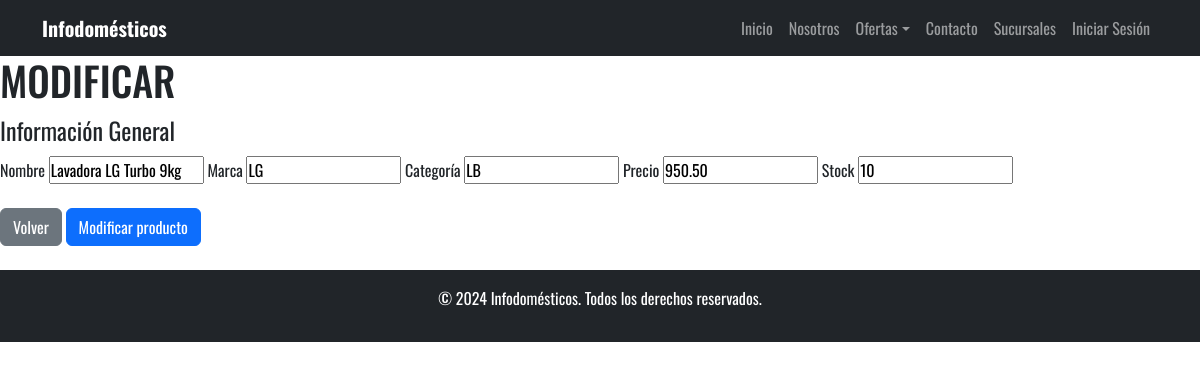
Page /admin/producto/actualizar.php?cod=2 on the committed database.
### tables this page shows
CREATE TABLE `producto` (
  `idproducto` int(11) NOT NULL,
  `nombre` varchar(100) NOT NULL,
  `marca` varchar(50) NOT NULL,
  `categoria` varchar(50) NOT NULL,
  `precio` decimal(10,2) NOT NULL,
  `stock` int(11) NOT NULL,
  `estado` enum('activo','inactivo') NOT NULL
);

### admin/producto/actualizar.php (the view, shortened to what this page needs)
<?php
$idp = $_GET['cod'] ?? null;
$db = conectarDB();
$consql = "SELECT * FROM producto WHERE idproducto = ?";
$stmt = mysqli_prepare($db, $consql);
mysqli_stmt_bind_param($stmt, 'i', $idp);
mysqli_stmt_execute($stmt);
$res = mysqli_stmt_get_result($stmt);
$reg = mysqli_fetch_array($res);
include "../../includes/templates/header.php";
?>
<main class="contenedor seccion">
    <h1>MODIFICAR</h1>
    <?php if ($reg): ?>
        <form method="post" action='' class="formulario">
            <fieldset>
                <legend>Información General</legend>
                <label for="nom">Nombre</label>
                <input type="text" name="nom" id="nom" value="<?php echo htmlspecialchars($reg['nombre']); ?>">
                <label for="pat">Marca</label>
                <input type="text" name="mrc" id="mrc" value="<?php echo htmlspecialchars($reg['marca']); ?>">
                <label for="mat">Categoría</label>
                <input type="text" name="cat" id="cat" value="<?php echo htmlspecialchars($reg['categoria']); ?>">
                <label for="mat">Precio</label>
                <input type="number" name="prc" step="0.01" id="prc" value="<?php echo htmlspecialchars(number_format($reg['precio'], 2, '.', '')); ?>">
                <label for="tel">Stock</label>
                <input type="number" name="stk" id="stk" value="<?php echo htmlspecialchars($reg['stock']); ?>">
            </fieldset>
            <div class="botones"><br>
                <a href="/ElectrodomesticosWeb3/admin/producto/listar.php" class="btn btn-secondary">Volver</a>
                <input type="submit" value="Modificar producto" class="btn btn-primary" name="modificar"><br><br>
            </div>
        </form>
    <?php else: ?>
        <p>El producto no existe.</p>
    <?php endif; ?>
</main>
<?php include "../../includes/templates/footer.php"; ?>

### build/css/style.css (style rules this page uses)
* { box-sizing: border-box; padding: 0px; margin: 0px; font-family: Oswald; }

### rows in the picture
producto: nom "Lavadora LG Turbo 9kg", mrc "LG", cat "LB", prc "950.50", stk "10"
